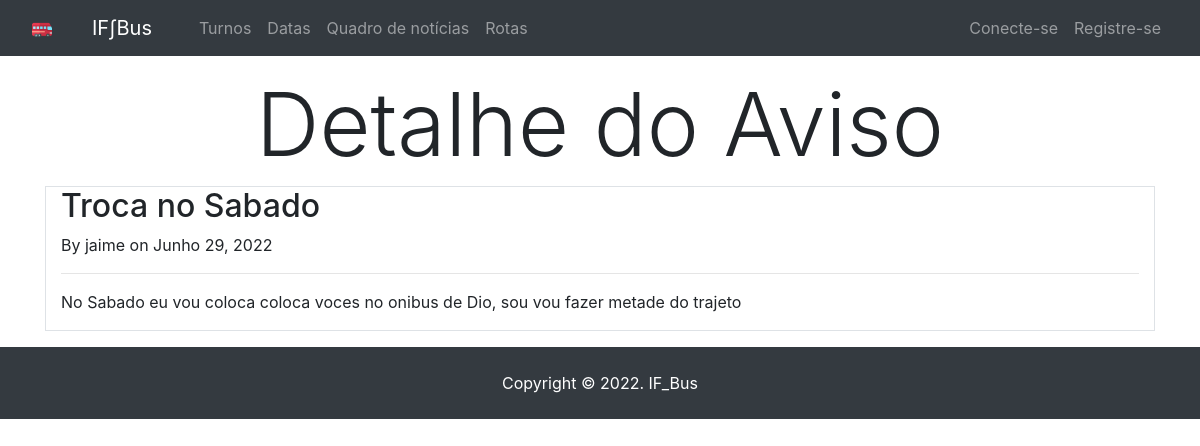
The app's page /blog/post/19/ with its own data.
### blog/models.py (models this page shows, shortened)
class Post(models.Model):
  title = models.CharField(max_length=100)
  content = models.TextField()
  date_posted = models.DateTimeField(default=timezone.now) #to porcausa do futuro
  author = models.ForeignKey(User, on_delete= models.CASCADE)

### blog/views.py (the view)
# urls.py: path('post/<int:pk>/', PostDetailView.as_view(), name="post_detail"),
class PostDetailView(DetailView):
    model = Post
    extra_context = {'title': 'Detail', }

### blog/templates/blog/post_detail.html (shortened to what this page needs)
{% extends 'hoursCalc/base.html' %}
{% block content %}
<h1 class="display-2">
  <center>Detalhe do Aviso</center>
</h1>
<div class="container border mb-3">
  <h2 class="display-5">{{ object.title }}</h2>
  <p>By {{ object.author }} on {{ object.date_posted|date:"F d, Y" }}</p>
  <hr>
  <p>{{ object.content }}</p>
</div>
{% endblock content %}

### records on screen
Post: title "Troca no Sabado", author "jaime", date_posted "Junho 29, 2022", content "No Sabado eu vou coloca coloca voces no onibus de Dio, sou vou fazer metade do trajeto"
